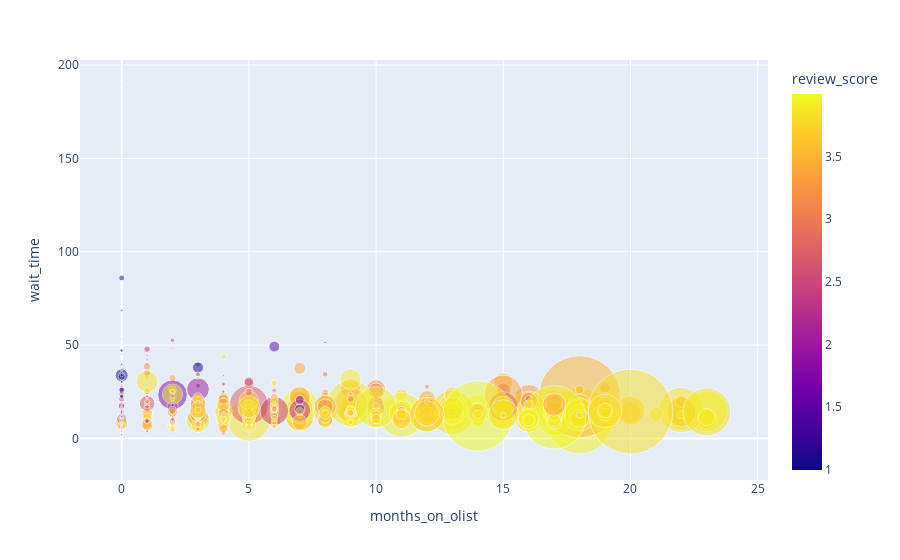

Write notebook code for a chart like this one.
### Markdown cell above
💡There seems to be a group of sellers which stands out for having very low review scores! 

📊 Let's investigate graphically it:
* Using `plotly`, create a `scatterplot` of `delay_to_carrier` against `wait_time`, varying bubble size by total `sales` for that seller, and coloring by `review_score`.

### Code cell
import plotly.express as px
fig = px.scatter(data_frame= sellers[sellers['review_score'] < 4],
    x = 'months_on_olist',
    y = 'wait_time',
    size = 'sales',
    color = 'review_score',
    size_max = 60,
    opacity = 0.5)

fig.show()

### Figure 1 — Plotly figure (JSON) as saved in the notebook; plotly's stock layout.template omitted (floating-point values rounded to 4 significant figures; data arrays with more than 128 entries replaced by an {"elided": "..."} marker saying what was removed)
{"data": [{"hovertemplate": "months_on_olist=%{x}<br>wait_time=%{y}<br>sales=%{marker.size}<br>review_score=%{marker.color}<extra></extra>", "legendgroup": "", "marker": {"color": {"elided": "919 float values"}, "coloraxis": "coloraxis", "opacity": 0.5, "size": {"elided": "919 float values"}, "sizemode": "area", "sizeref": 55.69, "symbol": "circle"}, "mode": "markers", "name": "", "orientation": "v", "showlegend": false, "type": "scatter", "x": {"elided": "919 int values"}, "xaxis": "x", "y": {"elided": "919 float values"}, "yaxis": "y"}], "layout": {"coloraxis": {"colorbar": {"title": {"text": "review_score"}}, "colorscale": [[0, "#0d0887"], [0.1111, "#46039f"], [0.2222, "#7201a8"], [0.3333, "#9c179e"], [0.4444, "#bd3786"], [0.5556, "#d8576b"], [0.6667, "#ed7953"], [0.7778, "#fb9f3a"], [0.8889, "#fdca26"], [1, "#f0f921"]]}, "legend": {"itemsizing": "constant", "tracegroupgap": 0}, "margin": {"t": 60}, "xaxis": {"anchor": "y", "domain": [0, 1], "title": {"text": "months_on_olist"}}, "yaxis": {"anchor": "x", "domain": [0, 1], "title": {"text": "wait_time"}}}}
